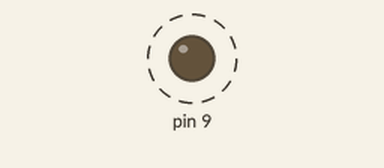
Bench run of a sketch on a simulated Arduino Uno, built with avr-gcc and run on an emulated ATmega328P. Parts: output pins drawn as LEDs (lit = HIGH). Dashed ring = blinking.

Above: at 0.2 s.
Timing chart, 0 to 3.0 s (numbered marks = the images above):
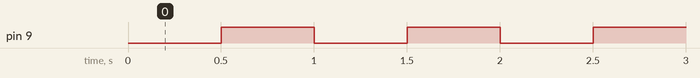

The sketch:

fast_blank.ino
```cpp
unsigned long oncekiZaman;
unsigned long beklemeSuresi = 500;

void setup() {
  DDRB |= (1 << 1);
}

void loop() {
  unsigned long simdikiZaman = millis();
  if (simdikiZaman - oncekiZaman >= beklemeSuresi) {
    oncekiZaman = simdikiZaman;
    PORTB ^= (1 << 1);
  }
}
```

Measured:
- by itself, pin 9: alternates HIGH for 0.50 s and LOW for 0.50 s
